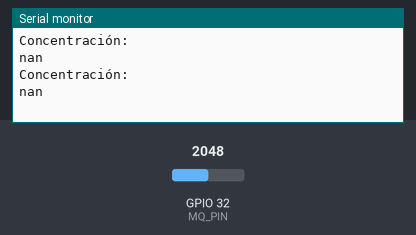
Simulated run of this sketch. Board: ESP32. Shown: the last lines printed to the serial monitor. Inputs (shaded band) come from the test bench; at power-on: GPIO 32 (MQ_PIN) = 2048.

Above: at 1.2 s.
1.3 s: GPIO 32 (MQ_PIN) set to 491
At 1.9 s:
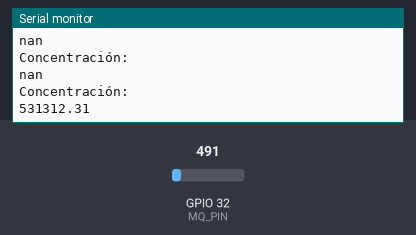
3.5 s: GPIO 32 (MQ_PIN) set to 0
At 3.9 s:
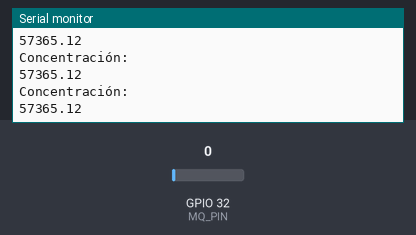
Timing chart, 0 to 6.5 s (numbered marks = the images above; inputs shaded):
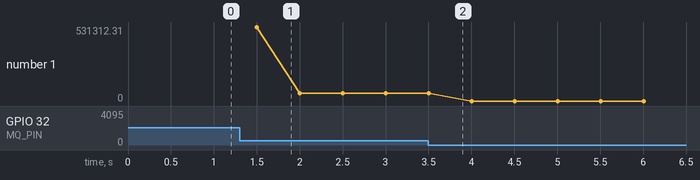

The sketch:

MQ4-GAS.ino
```cpp
const int MQ_PIN = 32;      // Pin del sensor
const int RL_VALUE = 5;      // Resistencia RL del modulo en Kilo ohms
const int R0 = 10;          // Resistencia R0 del sensor en Kilo ohms

// Datos para lectura multiple
const int READ_SAMPLE_INTERVAL = 100;    // Tiempo entre muestras
const int READ_SAMPLE_TIMES = 5;       // Numero muestras

// Ajustar estos valores para vuestro sensor según el Datasheet
// (opcionalmente, según la calibración que hayáis realizado)
const float X0 = 200;
const float Y0 = 1.7;
const float X1 = 10000;
const float Y1 = 0.28;

// Puntos de la curva de concentración {X, Y}
const float punto0[] = { log10(X0), log10(Y0) };
const float punto1[] = { log10(X1), log10(Y1) };

// Calcular pendiente y coordenada abscisas
const float scope = (punto1[1] - punto0[1]) / (punto1[0] - punto0[0]);
const float coord = punto0[1] - punto0[0] * scope;

void setup()
{
   Serial.begin(9600);
}

void loop()
{
   float rs_med = readMQ(MQ_PIN);      // Obtener la Rs promedio
   float concentration = getConcentration(rs_med/R0);   // Obtener la concentración

   // Mostrar el valor de la concentración por serial
   Serial.println("Concentración: ");
   Serial.println(concentration);
}

// Obtener la resistencia promedio en N muestras
float readMQ(int mq_pin)
{
   float rs = 0;
   for (int i = 0;i<READ_SAMPLE_TIMES;i++) {
      rs += getMQResistance(analogRead(mq_pin));
      delay(READ_SAMPLE_INTERVAL);
   }
   return rs / READ_SAMPLE_TIMES;
}

// Obtener resistencia a partir de la lectura analogica
float getMQResistance(int raw_adc)
{
   return (((float)RL_VALUE / 1000.0*(1023 - raw_adc) / raw_adc));
}

// Obtener concentracion 10^(coord + scope * log (rs/r0)
float getConcentration(float rs_ro_ratio)
{
   return pow(10, coord + scope * log(rs_ro_ratio));
}
```

Measured:
- after the input at 1.3 s, the serial monitor: prints a new line after 0.20 s (image 1)
- plotted number 1: 57365.12 → 0 after the input at 3.5 s
